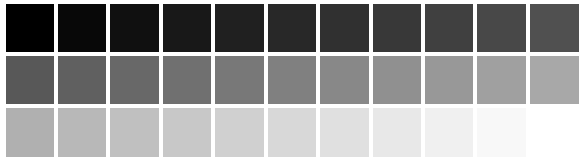
#> input picture images/shades.png, 583 x 162 px
$ python 06_color_map_custom_values.py
#> lines starting #> are read from the running program, lines starting #| are printed output that depends on the picture
#> further down, gray_img is the input picture: shape (162, 583); min 0, max 255, mean 151.6
### Utils/show_image.py
import matplotlib.pyplot as plt
import numpy as np

# [8 lines left out: function show_with_matplotlib, not called in this run]

def show_images_with_titles_and_positions(image_BGR_list, title_list, pos_list, big_title, colsNum = 4, xLabel = 'x axis', yLabel = 'y axis'):
    """
    Displays a list of images with specified titles and positions using Matplotlib subplots.

    Args:
        image_BGR_list: A list of NumPy image arrays.
        title_list: A list of titles for each image (optional).
        pos_list: A list of subplot positions (optional).
    """

    # Create the dimensions of the figure and set title:
    plt.figure(figsize=(12, 6))
    plt.suptitle(big_title, fontsize=14, fontweight='bold')

    num_images = len(image_BGR_list)

    # make sure every image has a title
    if not title_list:
        title_list = [f"Image {i+1}" for i in range(num_images)]
    if not pos_list:
        pos_list = range(1, num_images + 1)

    rowsNum = int(np.ceil(num_images / colsNum))
    print("Row number:", rowsNum, "Column number:", colsNum)

    # Add images to the plot
    for i, (image_BGR, title, pos) in enumerate(zip(image_BGR_list, title_list, pos_list)):
        print("Debug: ", i)
        image_RGB = image_BGR[:, :, ::-1]
        print("Debug: 00")


        plt.imshow(image_RGB)
        print("Debug: 1")

        plt.title(title)
        print("Debug: 2")
        plt.subplot(rowsNum, colsNum, pos)
        print("Debug: 3")
        plt.axis('off')
        print("Debug: show complete")

    plt.tight_layout()
    plt.show()

### Part05 - Image Processing Techniques/06_color_map_custom_values.py
"""Example for testing custom colors maps in OpenCV providing all values"""

import cv2
import numpy as np
import matplotlib.pyplot as plt
from Utils import show_image


def apply_custom_colormap_values(im_gray):
    """Applies a custom color map using cv2.applyColorMap()"""

    # Create the LUT:
    lut = np.zeros((256, 1, 3), dtype=np.uint8)
    lut[:, 0, 0] = [255, 255, 255, 255, 255, 255, 255, 255, 255, 255, 255, 255, 255, 255, 255, 255, 255, 255, 255, 255,
                    255, 255, 255, 255, 255, 255, 255, 255, 255, 255, 255, 255, 255, 255, 255, 255, 255, 255, 255, 255,
                    255, 255, 255, 255, 255, 255, 255, 255, 255, 255, 255, 255, 255, 255, 255, 255, 255, 255, 255, 255,
                    255, 255, 255, 255, 255, 253, 251, 249, 247, 245, 242, 241, 238, 237, 235, 233, 231, 229, 227, 225,
                    223, 221, 219, 217, 215, 213, 211, 209, 207, 205, 203, 201, 199, 197, 195, 193, 191, 189, 187, 185,
                    183, 181, 179, 177, 175, 173, 171, 169, 167, 165, 163, 161, 159, 157, 155, 153, 151, 149, 147, 145,
                    143, 141, 138, 136, 134, 132, 131, 129, 126, 125, 122, 121, 118, 116, 115, 113, 111, 109, 107, 105,
                    102, 100, 98, 97, 94, 93, 91, 89, 87, 84, 83, 81, 79, 77, 75, 73, 70, 68, 66, 64, 63, 61, 59, 57,
                    54, 52, 51, 49, 47, 44, 42, 40, 39, 37, 34, 33, 31, 29, 27, 25, 22, 20, 18, 17, 14, 13, 11, 9, 6, 4,
                    2, 10, 10, 10, 10, 10, 10, 10, 10, 10, 10, 10, 10, 10, 10, 10, 10, 10, 10, 10, 10, 10, 10, 10, 10,
                    10, 10, 10, 10, 10, 10, 10, 10, 10, 10, 10, 10, 10, 10, 10, 10, 10, 10, 10, 10, 10, 10, 10, 10, 10,
                    10, 10, 10, 10, 10, 10, 10, 10, 10, 10, 10, 10, 10, 10, 10, 10]

    lut[:, 0, 1] = [200, 200, 200, 200, 200, 200, 200, 200, 200, 200, 200, 200, 200, 200, 200, 200, 200, 200, 200, 200,
                    200, 200, 200, 200, 200, 200, 200, 200, 200, 200, 200, 200, 200, 200, 200, 200, 200, 200, 200, 200,
                    200, 200, 200, 200, 200, 200, 200, 200, 200, 200, 200, 200, 200, 200, 200, 200, 200, 200, 200, 200,
                    200, 200, 200, 200, 200, 200, 200, 200, 200, 200, 200, 200, 200, 200, 200, 200, 200, 200, 200, 200,
                    200, 200, 200, 200, 200, 200, 200, 200, 200, 200, 200, 200, 200, 200, 200, 200, 200, 200, 200, 200,
                    200, 200, 200, 200, 200, 200, 200, 200, 200, 200, 200, 200, 200, 200, 200, 200, 200, 200, 200, 200,
                    200, 200, 200, 200, 200, 200, 200, 200, 200, 200, 200, 200, 200, 200, 200, 200, 200, 200, 200, 200,
                    200, 200, 200, 200, 200, 200, 200, 200, 200, 200, 200, 200, 200, 200, 200, 200, 198, 196, 194, 192,
                    190, 188, 186, 184, 182, 180, 178, 176, 174, 171, 169, 167, 165, 163, 161, 159, 157, 155, 153, 151,
                    149, 147, 145, 143, 141, 139, 137, 135, 133, 131, 129, 127, 125, 123, 121, 119, 117, 115, 113, 111,
                    109, 107, 105, 103, 101, 99, 97, 95, 93, 91, 89, 87, 85, 83, 82, 80, 78, 76, 74, 72, 70, 68, 66, 64,
                    62, 60, 58, 56, 54, 52, 50, 48, 46, 44, 42, 40, 38, 36, 34, 32, 30, 28, 26, 24, 22, 20, 18, 16, 14,
                    12, 10, 8, 6, 4, 2, 0]

    lut[:, 0, 2] = [195, 194, 193, 191, 190, 189, 188, 187, 186, 185, 184, 183, 182, 181, 179, 178, 177, 176, 175, 174,
                    173, 172, 171, 170, 169, 167, 166, 165, 164, 163, 162, 161, 160, 159, 158, 157, 155, 154, 153, 152,
                    151, 150, 149, 148, 147, 146, 145, 143, 142, 141, 140, 139, 138, 137, 136, 135, 134, 133, 131, 130,
                    129, 128, 127, 126, 125, 124, 123, 122, 121, 120, 119, 118, 117, 116, 115, 114, 113, 112, 111, 110,
                    109, 108, 107, 106, 105, 104, 103, 102, 101, 95, 99, 98, 97, 96, 95, 95, 95, 95, 95, 95, 95, 95, 95,
                    95, 95, 95, 95, 95, 95, 95, 95, 95, 95, 95, 95, 95, 95, 95, 95, 95, 95, 95, 95, 95, 95, 95, 95, 95,
                    95, 95, 95, 95, 95, 95, 95, 95, 95, 95, 95, 95, 95, 95, 95, 95, 95, 95, 95, 95, 95, 95, 95, 95, 95,
                    95, 95, 95, 95, 95, 95, 95, 95, 95, 95, 95, 95, 95, 95, 95, 95, 95, 95, 95, 95, 95, 95, 95, 95, 95,
                    95, 95, 95, 95, 95, 95, 95, 95, 95, 95, 95, 95, 95, 95, 95, 95, 95, 95, 95, 95, 95, 95, 95, 95, 95,
                    95, 95, 95, 95, 95, 95, 95, 95, 95, 95, 95, 95, 95, 95, 95, 95, 95, 95, 95, 95, 95, 95, 95, 95, 95,
                    95, 95, 95, 95, 95, 95, 95, 95, 95, 95, 95, 95, 95, 95, 95, 95, 95, 95, 95, 95, 95, 95, 95, 95, 95,
                    95, 95, 95]

    # Apply color map using cv2.applyColorMap()
    im_color = cv2.applyColorMap(im_gray, lut)
    return im_color


def apply_custom_colormap_values2(im_gray):
    """Applies a custom color map using cv2.LUT()"""

    # Create the LUT:
    lut = np.zeros((256, 3), dtype=np.uint8)
    lut[:, 0] = [255, 255, 255, 255, 255, 255, 255, 255, 255, 255, 255, 255, 255, 255, 255, 255, 255, 255, 255, 255,
                 255, 255, 255, 255, 255, 255, 255, 255, 255, 255, 255, 255, 255, 255, 255, 255, 255, 255, 255, 255,
                 255, 255, 255, 255, 255, 255, 255, 255, 255, 255, 255, 255, 255, 255, 255, 255, 255, 255, 255, 255,
                 255, 255, 255, 255, 255, 253, 251, 249, 247, 245, 242, 241, 238, 237, 235, 233, 231, 229, 227, 225,
                 223, 221, 219, 217, 215, 213, 211, 209, 207, 205, 203, 201, 199, 197, 195, 193, 191, 189, 187, 185,
                 183, 181, 179, 177, 175, 173, 171, 169, 167, 165, 163, 161, 159, 157, 155, 153, 151, 149, 147, 145,
                 143, 141, 138, 136, 134, 132, 131, 129, 126, 125, 122, 121, 118, 116, 115, 113, 111, 109, 107, 105,
                 102, 100, 98, 97, 94, 93, 91, 89, 87, 84, 83, 81, 79, 77, 75, 73, 70, 68, 66, 64, 63, 61, 59, 57,
                 54, 52, 51, 49, 47, 44, 42, 40, 39, 37, 34, 33, 31, 29, 27, 25, 22, 20, 18, 17, 14, 13, 11, 9, 6, 4,
                 2, 10, 10, 10, 10, 10, 10, 10, 10, 10, 10, 10, 10, 10, 10, 10, 10, 10, 10, 10, 10, 10, 10, 10, 10,
                 10, 10, 10, 10, 10, 10, 10, 10, 10, 10, 10, 10, 10, 10, 10, 10, 10, 10, 10, 10, 10, 10, 10, 10, 10,
                 10, 10, 10, 10, 10, 10, 10, 10, 10, 10, 10, 10, 10, 10, 10, 10]

    lut[:, 1] = [200, 200, 200, 200, 200, 200, 200, 200, 200, 200, 200, 200, 200, 200, 200, 200, 200, 200, 200, 200,
                 200, 200, 200, 200, 200, 200, 200, 200, 200, 200, 200, 200, 200, 200, 200, 200, 200, 200, 200, 200,
                 200, 200, 200, 200, 200, 200, 200, 200, 200, 200, 200, 200, 200, 200, 200, 200, 200, 200, 200, 200,
                 200, 200, 200, 200, 200, 200, 200, 200, 200, 200, 200, 200, 200, 200, 200, 200, 200, 200, 200, 200,
                 200, 200, 200, 200, 200, 200, 200, 200, 200, 200, 200, 200, 200, 200, 200, 200, 200, 200, 200, 200,
                 200, 200, 200, 200, 200, 200, 200, 200, 200, 200, 200, 200, 200, 200, 200, 200, 200, 200, 200, 200,
                 200, 200, 200, 200, 200, 200, 200, 200, 200, 200, 200, 200, 200, 200, 200, 200, 200, 200, 200, 200,
                 200, 200, 200, 200, 200, 200, 200, 200, 200, 200, 200, 200, 200, 200, 200, 200, 198, 196, 194, 192,
                 190, 188, 186, 184, 182, 180, 178, 176, 174, 171, 169, 167, 165, 163, 161, 159, 157, 155, 153, 151,
                 149, 147, 145, 143, 141, 139, 137, 135, 133, 131, 129, 127, 125, 123, 121, 119, 117, 115, 113, 111,
                 109, 107, 105, 103, 101, 99, 97, 95, 93, 91, 89, 87, 85, 83, 82, 80, 78, 76, 74, 72, 70, 68, 66, 64,
                 62, 60, 58, 56, 54, 52, 50, 48, 46, 44, 42, 40, 38, 36, 34, 32, 30, 28, 26, 24, 22, 20, 18, 16, 14,
                 12, 10, 8, 6, 4, 2, 0]

    lut[:, 2] = [195, 194, 193, 191, 190, 189, 188, 187, 186, 185, 184, 183, 182, 181, 179, 178, 177, 176, 175, 174,
                 173, 172, 171, 170, 169, 167, 166, 165, 164, 163, 162, 161, 160, 159, 158, 157, 155, 154, 153, 152,
                 151, 150, 149, 148, 147, 146, 145, 143, 142, 141, 140, 139, 138, 137, 136, 135, 134, 133, 131, 130,
                 129, 128, 127, 126, 125, 124, 123, 122, 121, 120, 119, 118, 117, 116, 115, 114, 113, 112, 111, 110,
                 109, 108, 107, 106, 105, 104, 103, 102, 101, 95, 99, 98, 97, 96, 95, 95, 95, 95, 95, 95, 95, 95, 95,
                 95, 95, 95, 95, 95, 95, 95, 95, 95, 95, 95, 95, 95, 95, 95, 95, 95, 95, 95, 95, 95, 95, 95, 95, 95,
                 95, 95, 95, 95, 95, 95, 95, 95, 95, 95, 95, 95, 95, 95, 95, 95, 95, 95, 95, 95, 95, 95, 95, 95, 95,
                 95, 95, 95, 95, 95, 95, 95, 95, 95, 95, 95, 95, 95, 95, 95, 95, 95, 95, 95, 95, 95, 95, 95, 95, 95,
                 95, 95, 95, 95, 95, 95, 95, 95, 95, 95, 95, 95, 95, 95, 95, 95, 95, 95, 95, 95, 95, 95, 95, 95, 95,
                 95, 95, 95, 95, 95, 95, 95, 95, 95, 95, 95, 95, 95, 95, 95, 95, 95, 95, 95, 95, 95, 95, 95, 95, 95,
                 95, 95, 95, 95, 95, 95, 95, 95, 95, 95, 95, 95, 95, 95, 95, 95, 95, 95, 95, 95, 95, 95, 95, 95, 95,
                 95, 95, 95]

    # Apply color map using cv2.LUT():
    s0, s1 = im_gray.shape
    im_color = np.empty(shape=(s0, s1, 3), dtype=np.uint8)

    for i in range(3):
        im_color[..., i] = cv2.LUT(im_gray, lut[:, i])
    return im_color


def apply_rand_custom_colormap_values(im_gray):
    """Applies a random color map using cv2.applyColorMap()"""

    # Create random LUT
    lut = np.random.randint(255, size=(256, 1, 3), dtype=np.uint8)

    # Apply color map using cv2.applyColorMap()
    im_color = cv2.applyColorMap(im_gray, lut)
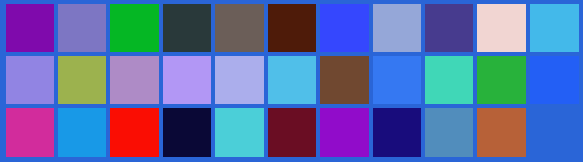
#> im_color: shape (162, 583, 3); mean B, G, R 165.1, 108.2, 92.6
    return im_color


def apply_rand_custom_colormap_values2(im_gray):
    """Applies a random color map using cv2.LUT()"""

    # Create random LUT
    lut = np.random.randint(255, size=(256, 3), dtype=np.uint8)

    # Apply color map using cv2.LUT():
    s0, s1 = im_gray.shape
#> s0 = 162; s1 = 583
    im_color = np.empty(shape=(s0, s1, 3), dtype=np.uint8)
    for i in range(3):
        im_color[..., i] = cv2.LUT(im_gray, lut[:, i])
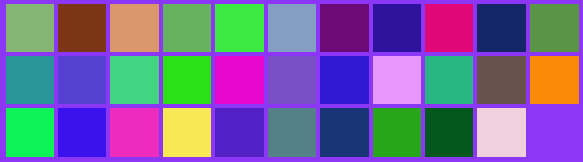
#> im_color: shape (162, 583, 3); mean of channels 0, 1, 2 152.4, 102.9, 117.3; drawn as B, G, R
    return im_color


def show_with_matplotlib(color_img, title, pos):
    """Shows an image using matplotlib capabilities"""

    # Convert BGR image to RGB
    img_RGB = color_img[:, :, ::-1]

    ax = plt.subplot(1, 5, pos)
    plt.imshow(img_RGB)
    plt.title(title)
    plt.axis('off')


# We load the image using cv2.imread() and using 'cv2.IMREAD_GRAYSCALE' argument:
gray_img = cv2.imread('../images/shades.png', cv2.IMREAD_GRAYSCALE)

# Apply the custom color maps to the grayscale image:
custom_rand_1 = apply_rand_custom_colormap_values(gray_img)
custom_rand_2 = apply_rand_custom_colormap_values2(gray_img)
custom_values_1 = apply_custom_colormap_values(gray_img)
#> in apply_custom_colormap_values, `im_color = cv2.applyColorMap(im_gray, lut)`:
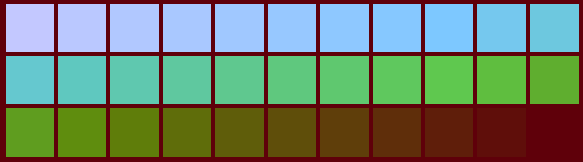
#> im_color: shape (162, 583, 3); mean B, G, R 107.4, 128.9, 110.4
custom_values_2 = apply_custom_colormap_values2(gray_img)

image_BGR_list = [cv2.cvtColor(gray_img, cv2.COLOR_GRAY2BGR), custom_rand_1, custom_rand_2, custom_values_1, custom_values_2]
title_list = ["gray", "cv2.applyColorMap()", "cv2.LUT()", "cv2.applyColorMap()", "cv2.LUT()"]
pos_list = [1, 2, 3, 4, 5]

show_image.show_images_with_titles_and_positions(image_BGR_list, title_list, pos_list, "Custom colormaps providing all values", 3)
#> in show_images_with_titles_and_positions, `num_images = len(image_BGR_list)`: num_images = 5
#> in show_images_with_titles_and_positions, `rowsNum = int(np.ceil(num_images / colsNum))`: rowsNum = 2
#| Row number: 2 Column number: 3
#> the loop in show_images_with_titles_and_positions, `for i, (image_BGR, title, pos) in enumerate(zip(image_BGR_list, title_..` made 5 passes
#> title on passes 1 to 5: 'gray', 'cv2.applyColorMap()', 'cv2.LUT()', 'cv2.applyColorMap()', 'cv2.LUT()'
#> (printed output is left out)
#> in show_images_with_titles_and_positions, `plt.show()`:
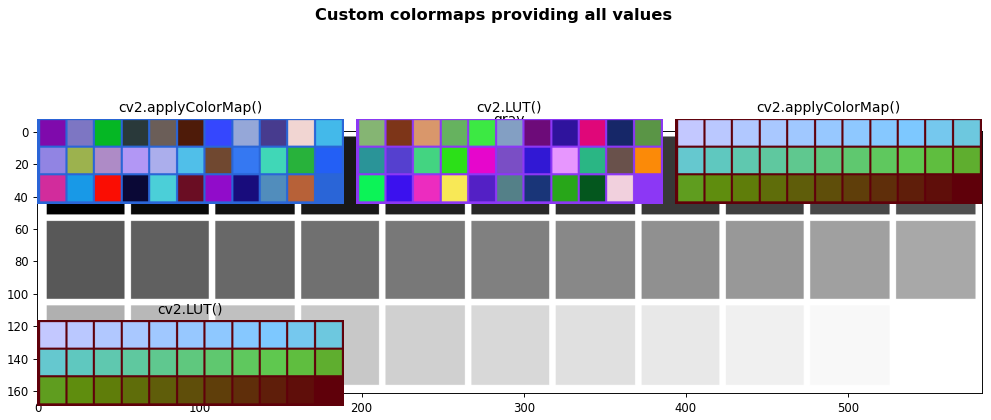
#> figure drawn by matplotlib, 5 panels

$ run again, with images/cat-face.png copied over images/shades.png
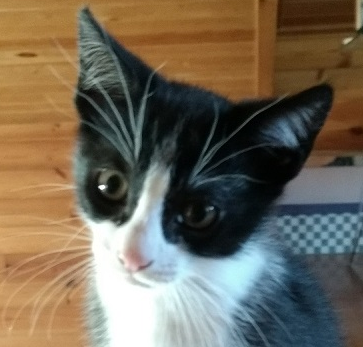
#> input picture images/cat-face.png, 363 x 347 px
#> after the loop in apply_rand_custom_colormap_values2, `for i in range(3):`:
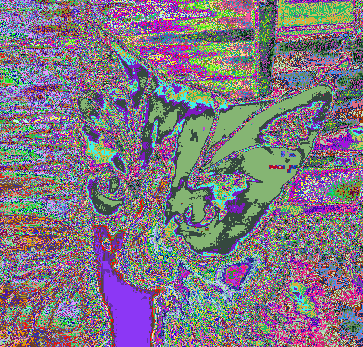
#> im_color: shape (347, 363, 3); mean of channels 0, 1, 2 129.8, 118.5, 127; drawn as B, G, R
#> in apply_custom_colormap_values, `im_color = cv2.applyColorMap(im_gray, lut)`:
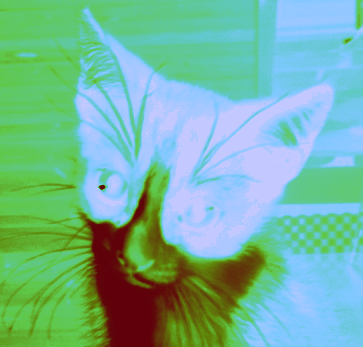
#> im_color: shape (347, 363, 3); mean B, G, R 158.6, 181.4, 116.9
#> num_images = 5
#> rowsNum = 2
#| Row number: 2 Column number: 3
#> the loop in show_images_with_titles_and_positions, `for i, (image_BGR, title, pos) in enumerate(zip(image_BGR_list, title_..` made 5 passes
#> title on passes 1 to 5: 'gray', 'cv2.applyColorMap()', 'cv2.LUT()', 'cv2.applyColorMap()', 'cv2.LUT()'
#> (printed output is left out)
